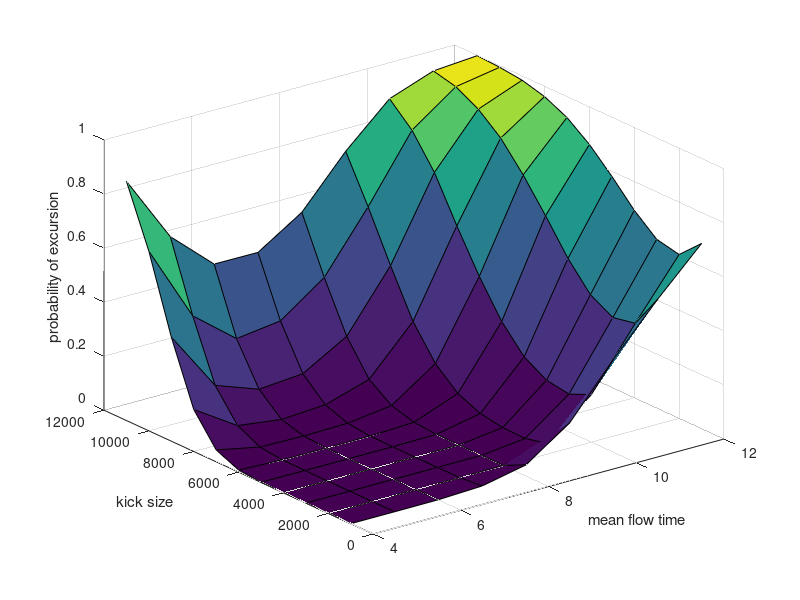

Here is the MATLAB script that generated this plot: (Note: this script raises an error after producing the figure.)
combined = importdata("rectangle_data_combine.mat");

% mean_time_to_excursion = zeros(length(combined),1);
% probability_of_excursion = zeros(length(combined), 1);
% lower_bounds = zeros(length(combined),1);
% taus = zeros(length(combined),1);
% std_time_to_excursion = zeros(length(combined),1);
% std_probability_of_excursion = zeros(length(combined),1);
% number_of_excursion = zeros(length(combined),1);

%%
% for i = 1:length(combined)
%     mean_time_to_excursion(i) = mean(combined(i).times,'omitnan');
%     std_time_to_excursion(i) = std(combined(i).times,'omitnan');
%     probability_of_excursion(i) = mean(combined(i).indicators);
%     std_probability_of_excursion(i) = std(combined(i).indicators);
%     taus(i) = combined(i).taus;
%     lower_bounds(i) = combined(i).lower_bounds;
%     number_of_excursion(i) = mean(combined(i).indicators)*10000;
% end

% [taus,I] = sort(taus);
% mean_time = mean_time_to_excursion(I);
% probability = probability_of_excursion(I);
% std_probability_of_excursion = std_probability_of_excursion(I);
% std_time_to_excursion = std_time_to_excursion(I);
% number_of_excursion = number_of_excursion(I);


%plot3(lower_bounds,taus,probability_of_excursion )

%%
% create a new matrix to store the data

probabilities = zeros(11, 9);
kvalue = [1000:1000:11000];
tvalue = [4:1:12];

for j = 1:length(combined)
    tindex = find(combined(j).taus == tvalue);
    bound_index = find(combined(j).lower_bounds == kvalue);
    probabilities(bound_index,tindex) = combined(j).probabilities;

end

%%
% plot 3D graph for probabilities of excursion based on tau values and kick sizes
figure(1)
[t,k] = meshgrid(tvalue,kvalue);

surf(t,k,probabilities)
xlabel('mean flow time')
ylabel('kick size')
zlabel('probability of excursion')
ax = gca; 
ax.XAxis.FontSize = 16;
ax.YAxis.FontSize = 16;
ax.ZAxis.FontSize = 16;
grid on
set(gca,'LooseInset',get(gca,'TightInset'));
ylim([0.1*1e4 1.1*1e4])
zticks([0,0.2,0.4,0.6,0.8,1.0])
%title('kick size & mean flow time vs. probability of excursion','FontSize',16)


%%
% plot 2D graph that show probabilities of excursion by color based on tau values and kick sizes
figure(2)
contourf(tvalue,kvalue,probabilities)
xlabel('mean flow time')
ylabel('kick size')
colorbar
clim([0 1])

% eps_save(1,'rectangle_3D')

function y = eps_save(fig_number,filename)
figure(fig_number)
set(gcf,'PaperUnits','inches');
oldsizes = get(gcf,'PaperPosition');
% This returns [x y width height]
newwidth = 3.2;
newheight = oldsizes(4)/oldsizes(3)*newwidth;
set(gcf,'PaperPosition',[0 0 newwidth newheight]);
print('-opengl',filename,'-depsc','-r300')
end
